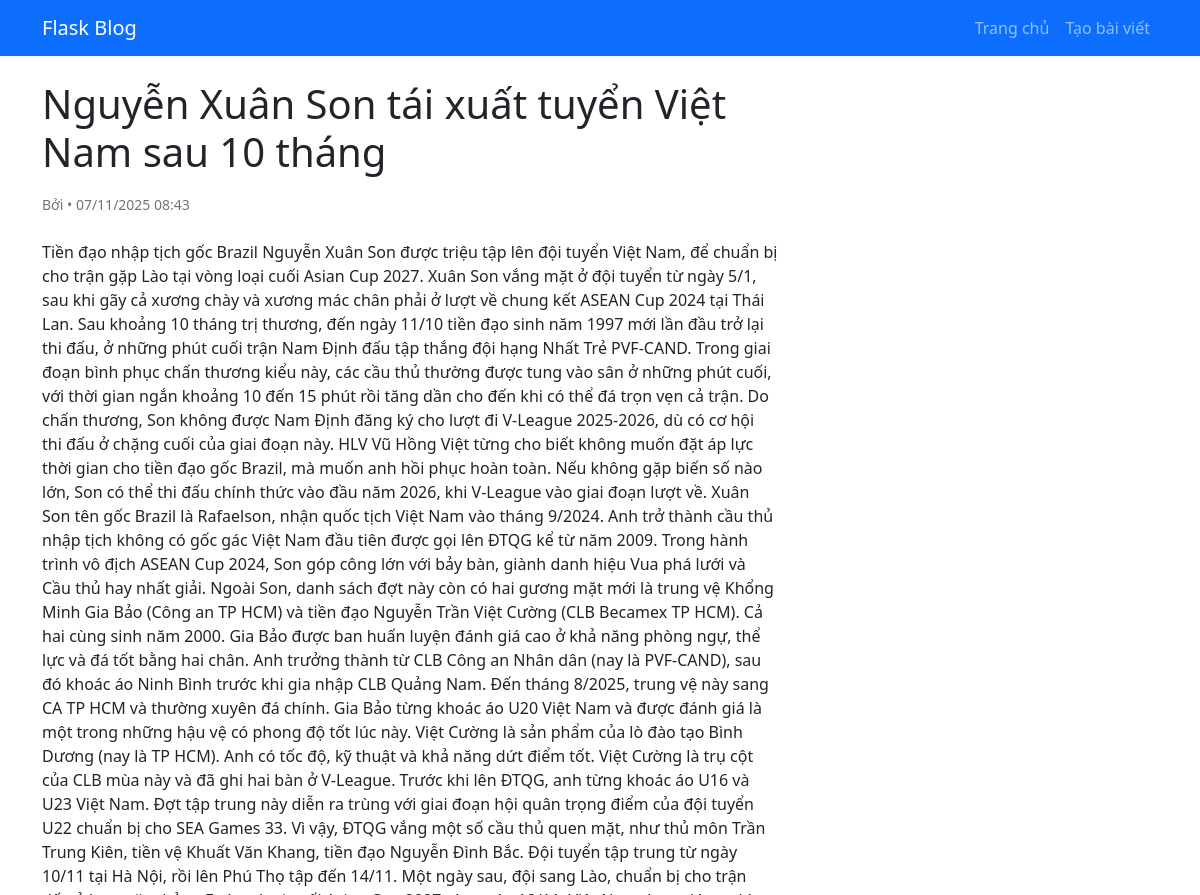
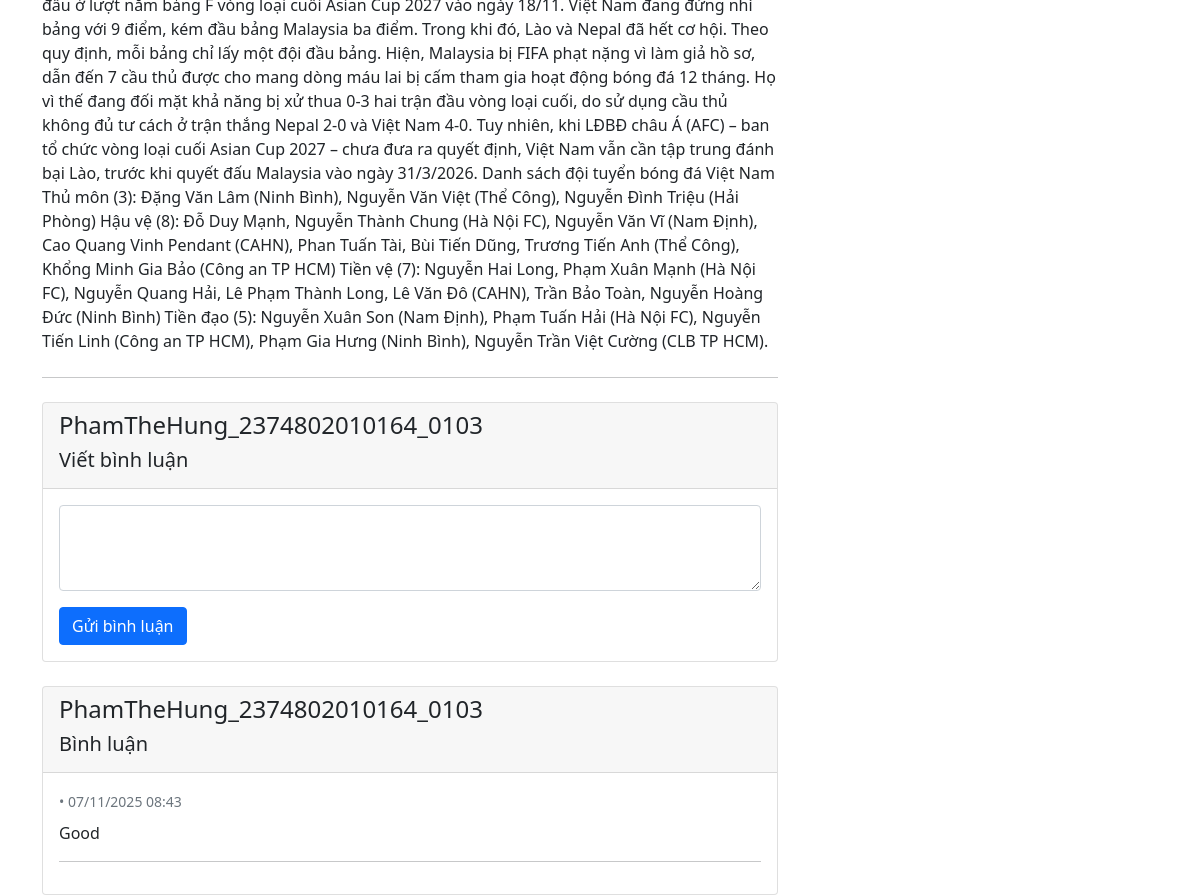
/post/nguyễn-xuân-son-tái-xuất-tuyển-việt-nam-sau-10-tháng, run on the app's committed database (2 pictures, top to bottom).
### app/models.py (models this page shows, shortened)
class Post(db.Model):
    id = db.Column(db.Integer, primary_key=True)
    title = db.Column(db.String(200), nullable=False)
    content = db.Column(db.Text, nullable=False)
    created_at = db.Column(db.DateTime, default=datetime.utcnow)
    updated_at = db.Column(db.DateTime, default=datetime.utcnow, onupdate=datetime.utcnow)
    user_id = db.Column(db.Integer, db.ForeignKey('user.id'), nullable=False)
    slug = db.Column(db.String(200), unique=True, nullable=False)

class Comment(db.Model):
    id = db.Column(db.Integer, primary_key=True)
    content = db.Column(db.Text, nullable=False)
    created_at = db.Column(db.DateTime, default=datetime.utcnow)
    user_id = db.Column(db.Integer, db.ForeignKey('user.id'), nullable=False)
    post_id = db.Column(db.Integer, db.ForeignKey('post.id'), nullable=False)
    user = db.relationship('User', backref='comments', lazy=True)
    post = db.relationship('Post', backref='comments', lazy=True)

### app/routes.py (the view, shortened to what this page needs)
@bp.route('/post/<slug>', methods=['GET', 'POST'])
def post(slug):
    post = Post.query.filter_by(slug=slug).first_or_404()
    form = CommentForm()
    comments = Comment.query.filter_by(post_id=post.id).order_by(Comment.created_at.desc()).all()
    return render_template('post.html', title=post.title, post=post, form=form, comments=comments)

### app/forms.py
class CommentForm(FlaskForm):
    content = TextAreaField('Nội dung bình luận', validators=[
        DataRequired(message='Vui lòng nhập bình luận'),
        Length(min=3, message='Bình luận phải có ít nhất 3 ký tự')
    ])
    submit = SubmitField('Gửi bình luận')

### app/templates/post.html (shortened to what this page needs)
{% extends "base.html" %}
{% block content %}
<div class="row">
    <div class="col-md-8">
        <article>
            <h1 class="mb-3">{{ post.title }}</h1>
            <div class="text-muted mb-4">
                <small>
                    Bởi <strong>{{ post.author.username }}</strong> •
                    {{ post.created_at.strftime('%d/%m/%Y %H:%M') }}
                </small>
            </div>
            <div class="post-content">
                {{ post.content|safe }}
            </div>
        </article>
        <hr class="my-4">
            <div class="card mb-4">
                <div class="card-header"><h4>PhamTheHung_2374802010164_0103</h4><h5>Viết bình luận</h5></div>
                <div class="card-body">
                    <form method="POST">
                        <div class="mb-3">
                            {{ form.content(class="form-control" + (" is-invalid" if form.content.errors else ""), rows="3") }}
                        </div>
                        {{ form.submit(class="btn btn-primary") }}
                    </form>
                </div>
            </div>
<div class="card">
    <div class="card-header"><h4>PhamTheHung_2374802010164_0103</h4><h5>Bình luận</h5></div>
    <div class="card-body">
        {% if comments %}
            {% for comment in comments %}
                <div class="mb-3">
                    <small class="text-muted">• {{ comment.created_at.strftime('%d/%m/%Y %H:%M') }}</small>
                    <p class="mt-2">{{ comment.content }}</p>
                    <hr>
                </div>
            {% endfor %}
        {% else %}
            <p class="text-muted">Chưa có bình luận nào. Hãy là người đầu tiên!</p>
        {% endif %}
    </div>
</div>
{% endblock %}

### data on the page
Post: title "Nguyễn Xuân Son tái xuất tuyển Việt Nam sau 10 tháng", created_at "07/11/2025 08:43", content "Tiền đạo nhập tịch gốc Brazil Nguyễn Xuân Son được triệu tập lên đội tuyển Việt Nam, để chuẩn bị cho trận gặp Lào tại vòng loại cuối Asian Cup 2027. Xuân Son vắng mặt ở đội tuyển từ ngày 5/1, sau khi gãy cả xương chày và xương mác chân phải ở lượt về chung kết ASEAN Cup 2024 tại Thái Lan. Sau khoảng 10 tháng trị thương, đến ngày 11/10 tiền đạo sinh năm 1997 mới lần đầu trở lại thi đấu, ở những phút cuối trận Nam Định đấu tập thắng đội hạng Nhất Trẻ PVF-CAND. Trong giai đoạn bình phục chấn thương kiểu này, các cầu thủ thường được tung vào sân ở những phút cuối, với thời gian ngắn khoảng 10 đến 15 phút rồi tăng dần cho đến khi có thể đá trọn vẹn cả trận. Do chấn thương, Son không được Nam…"
Comment: created_at "07/11/2025 08:43", content "Good"
